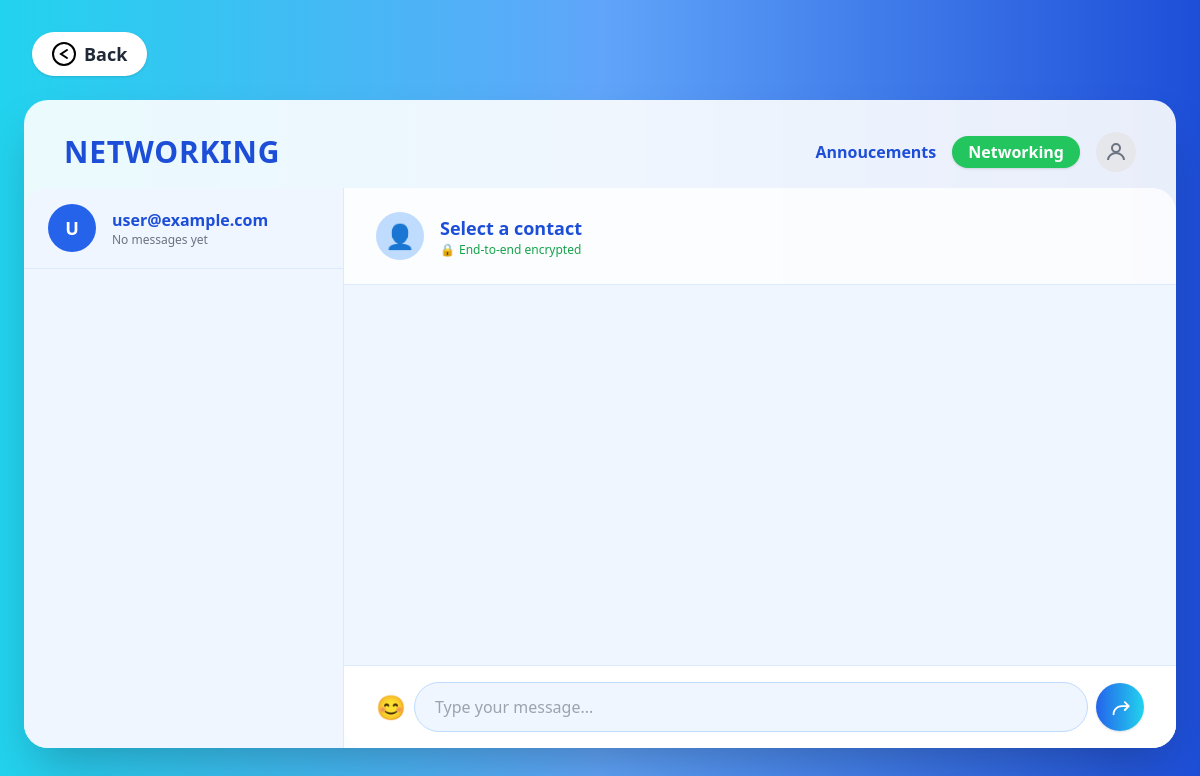
Before: /messagerie (signed in) with the older database file.
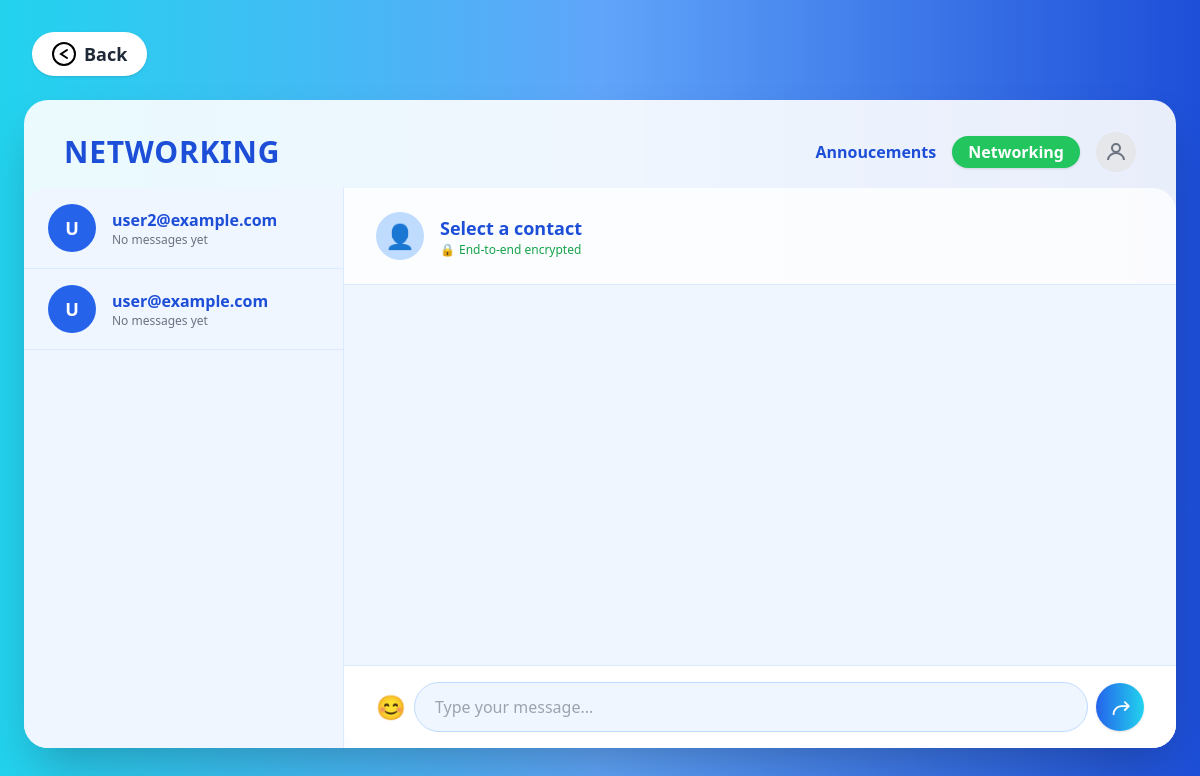
After: the same page with the newer database file.
### app.py (models this page shows, shortened)
class User(UserMixin, db.Model):
    id = db.Column(db.Integer, primary_key=True)
    email = db.Column(db.String(120), unique=True, nullable=False)
    password_hash = db.Column(db.String(128))
    is_admin = db.Column(db.Boolean, default=False)
    storage_limit = db.Column(db.BigInteger, default=5 * 1024 * 1024 * 1024)  # 5GB default
    last_login = db.Column(db.DateTime)
    files = db.relationship('File', backref='owner', lazy=True)
    folders = db.relationship('Folder', backref='owner', lazy=True)
    groups = db.relationship('Group', secondary='user_groups', backref=db.backref('users', lazy='dynamic'))

### app.py (the view, shortened to what this page needs)
@app.route('/messagerie')
@login_required
def messagerie():
    users = User.query.filter(User.id != current_user.id).all()
    conversations = db.session.query(
        Message,
        User
    ).join(
        User,
        ((Message.sender_id == User.id) & (Message.receiver_id == current_user.id)) |
        ((Message.receiver_id == User.id) & (Message.sender_id == current_user.id))
    ).order_by(Message.created_at.desc()).all()
    chat_partners = {}
    for user in users:
        chat_partners[user.id] = {
            'user': user,
            'last_message': None,
            'unread_count': 0
        }
    chat_partners_list = list(chat_partners.values())
    chat_partners_list.sort(key=lambda x: x['last_message'].created_at if x['last_message'] else datetime.min, reverse=True)
    return render_template('messagerie.html',
                         users=users,
                         chat_partners=chat_partners_list)

### app.py (called while the page is built)
@login_manager.user_loader
def load_user(user_id):
    return User.query.get(int(user_id))

### templates/messagerie.html (shortened to what this page needs)
<!DOCTYPE html>
<html lang="fr">
<head>
    <script src="https://cdn.tailwindcss.com"></script>
</head>
<body class="min-h-screen bg-gradient-to-r from-cyan-400 via-blue-400 to-blue-700 flex flex-col">
    <div class="flex-1 flex flex-col items-center justify-center w-full">
        <div class="absolute top-8 left-8">
            <a href="{{ url_for('admin_dashboard' if current_user.is_admin else 'user_dashboard') }}" class="flex items-center gap-2 px-5 py-2 rounded-full bg-white shadow hover:bg-blue-50 text-gray-800 font-semibold text-lg transition">
                <svg width="24" height="24" viewBox="0 0 24 24" fill="none">
                    <circle cx="12" cy="12" r="11" stroke="black" stroke-width="2"/>
                    <path d="M15 8L9 12L15 16" stroke="black" stroke-width="2" stroke-linecap="round"/>
                </svg>
                Back
            </a>
        </div>
        <div class="w-full max-w-6xl mx-auto bg-white bg-opacity-90 rounded-3xl shadow-2xl p-0 mt-24 mb-12 flex flex-col">
            <div class="flex items-center justify-between px-10 pt-8 pb-4">
                <h1 class="text-3xl font-extrabold text-blue-700 tracking-wide">NETWORKING</h1>
                <div class="flex items-center gap-4">
                    <a href="{{ url_for('report') }}" class="text-blue-700 font-semibold hover:underline transition">Annoucements</a>
                    <a href="{{ url_for('messagerie') }}" class="px-4 py-1 rounded-full bg-green-500 text-white font-semibold shadow hover:bg-green-600 transition">Networking</a>
                    <div class="w-10 h-10 rounded-full bg-gray-200 flex items-center justify-center text-gray-500 text-2xl">
                        <svg width="24" height="24" fill="none" stroke="currentColor" stroke-width="2" viewBox="0 0 24 24"><circle cx="12" cy="8" r="4"/><path d="M4 20c0-4 4-7 8-7s8 3 8 7"/></svg>
                    </div>
                </div>
            </div>
            <div class="flex flex-row h-[70vh]">
                <div class="w-80 bg-blue-50 rounded-l-3xl flex flex-col overflow-y-auto border-r border-blue-100">
                    {% for partner in chat_partners %}
                    <div class="flex items-center gap-4 px-6 py-4 border-b border-blue-100 cursor-pointer hover:bg-blue-100 transition contact" data-user-id="{{ partner.user.id }}">
                        <div class="w-12 h-12 rounded-full bg-blue-600 text-white flex items-center justify-center font-bold text-lg contact-avatar">{{ partner.user.email[0]|upper }}</div>
                        <div class="flex-1 min-w-0">
                            <div class="font-semibold text-blue-700 truncate contact-name">{{ partner.user.email }}</div>
                            <div class="text-xs text-gray-500 flex items-center gap-2 contact-status">
                                {% if partner.last_message %}
                                {{ partner.last_message.created_at.strftime('%H:%M') }}
                                {% else %}
                                No messages yet
                                {% endif %}
                            </div>
                        </div>
                    </div>
                    {% endfor %}
                </div>
                <div class="flex-1 flex flex-col bg-white bg-opacity-80 rounded-r-3xl">
                    <div class="flex items-center gap-4 px-8 py-6 border-b border-blue-100 chat-header">
                        <div class="w-12 h-12 rounded-full bg-blue-200 flex items-center justify-center text-2xl contact-avatar">👤</div>
                        <div>
                            <div class="font-semibold text-blue-700 text-lg contact-name">Select a contact</div>
                            <div class="text-xs text-green-600 flex items-center gap-1 encryption-status"><span>🔒</span> End-to-end encrypted</div>
                        </div>
                    </div>
                    <div class="flex-1 overflow-y-auto px-8 py-6 bg-blue-50 messages">
                    </div>
                    <div class="flex items-center gap-2 px-8 py-4 border-t border-blue-100 bg-white rounded-b-3xl message-input">
                        <button class="text-2xl text-blue-600 hover:text-blue-800 transition emoji-btn" title="Add emoji" type="button" tabindex="-1">😊</button>
                        <input type="text" placeholder="Type your message..." class="flex-1 px-5 py-3 rounded-full border border-blue-200 focus:ring-2 focus:ring-blue-400 focus:outline-none text-base bg-blue-50" disabled>
                        <button class="w-12 h-12 rounded-full bg-gradient-to-r from-blue-600 to-cyan-400 flex items-center justify-center text-white text-xl shadow hover:scale-105 transition send-btn" disabled>
                            <svg width="22" height="22" viewBox="0 0 24 24" fill="none"><path d="M4 20c0-5.523 4.477-10 10-10h5.17l-2.59-2.59a1 1 0 1 1 1.42-1.42l4.3 4.3a1 1 0 0 1 0 1.42l-4.3 4.3a1 1 0 1 1-1.42-1.42L19.17 12H14c-4.418 0-8 3.582-8 8a1 1 0 1 1-2 0z" fill="currentColor"/></svg>
                        </button>
                    </div>
                </div>
            </div>
        </div>
    </div>
</body>
</html>

Changed rows visible on the page:
added User: user "U", user.email "user2@example.com"
Other visible differences:
new list line: "No messages yet"
